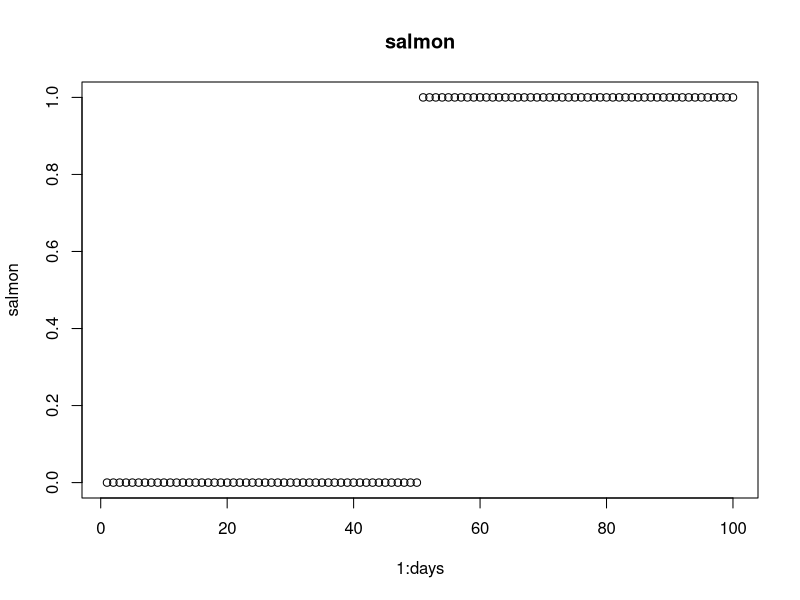
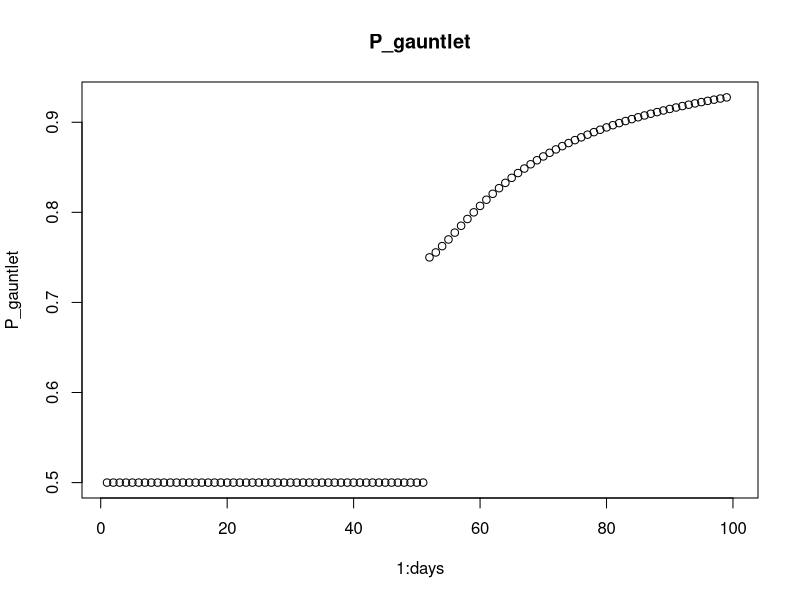
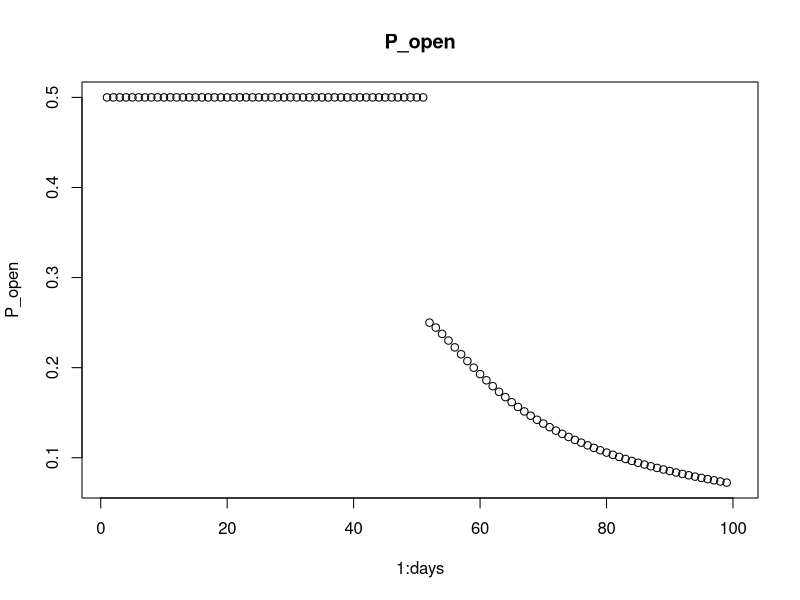
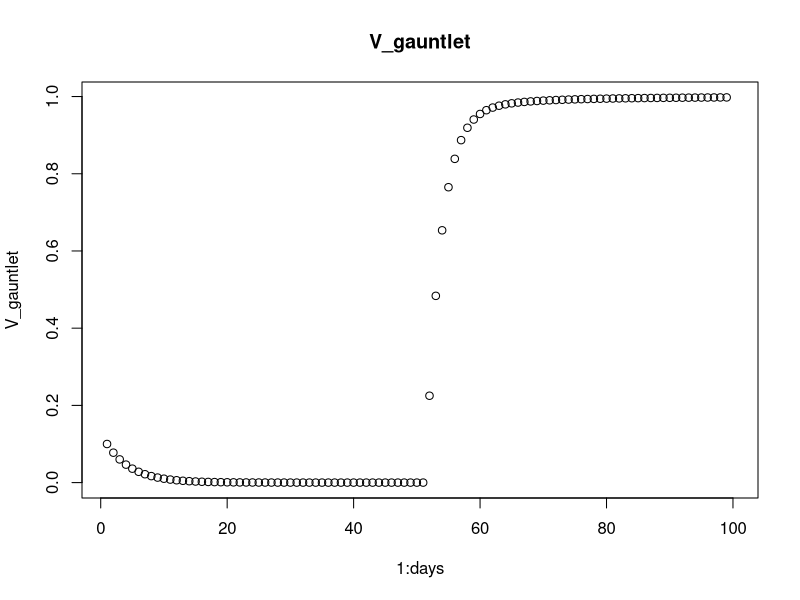
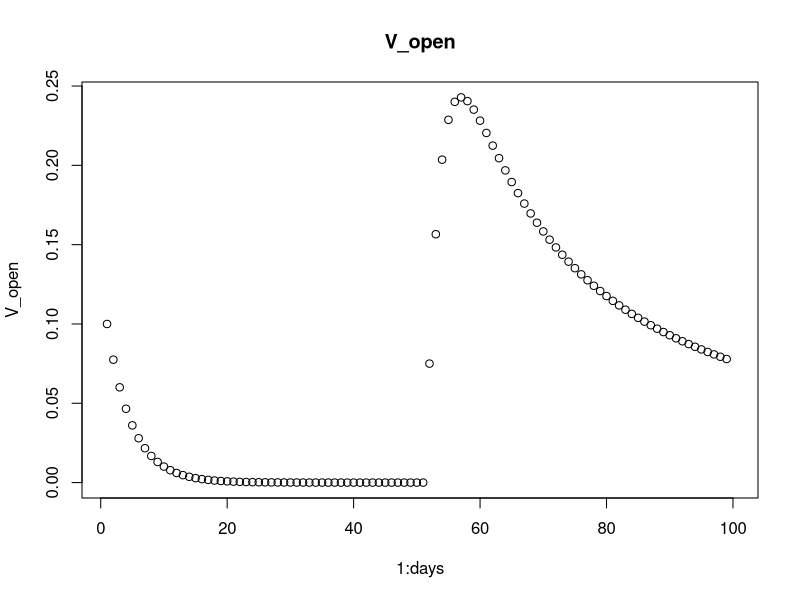
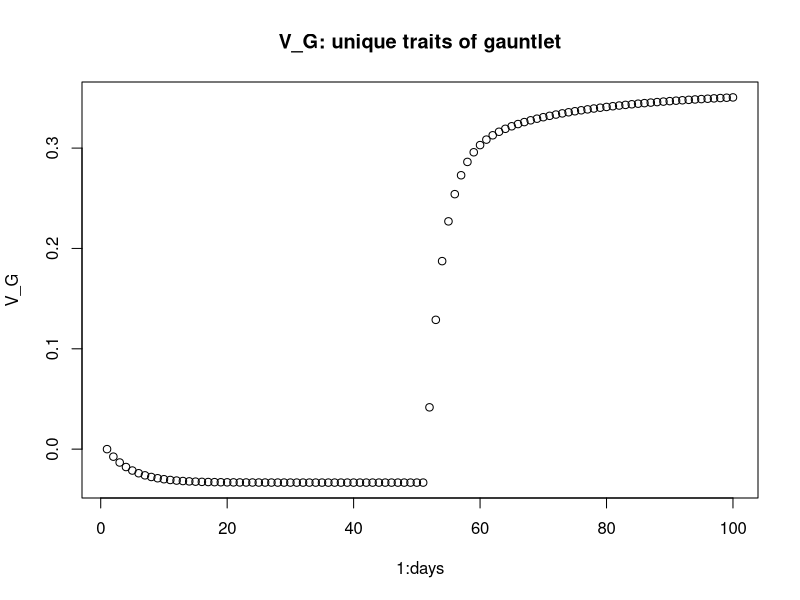
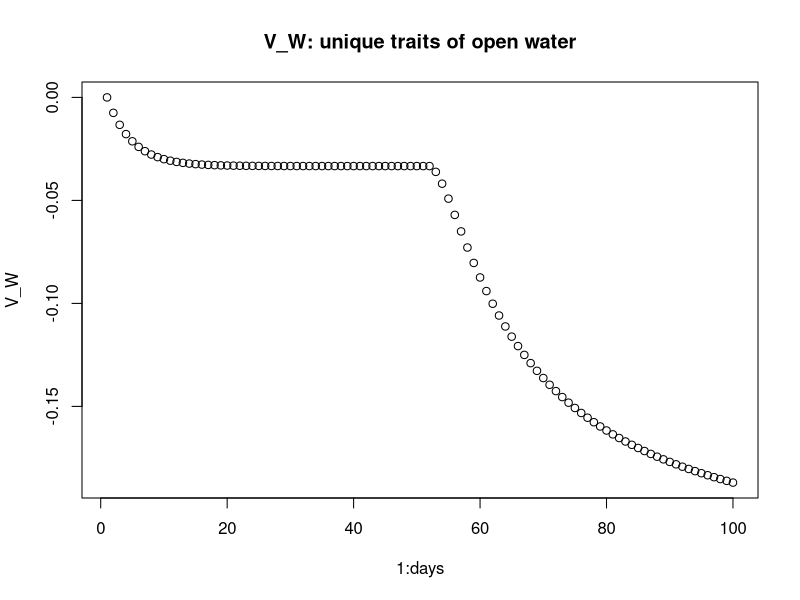
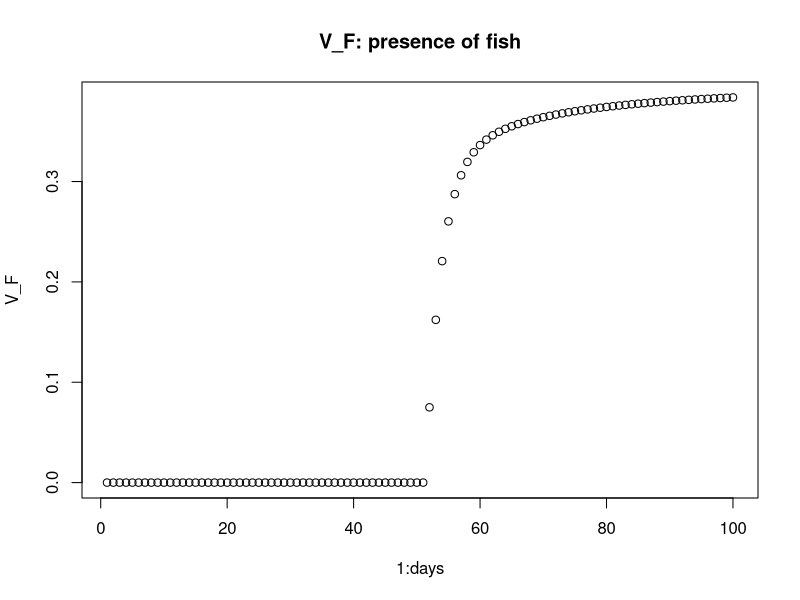

Write R code to recreate these figures, in order.
# Rescorla-Wagner via Miller and Shettleworth 2007, 2013
# December 2023

# parameters
days <- 100
salience <- 0.15 # seems to be standard for this model? Can think about later

# variables (for now matches example in the 2007 paper)
V_G <- array(dim = days) # geography of gauntlet
V_W <- array(dim = days) # geography of open water
V_F <- array(dim = days) # presence of salmon
V_B <- array(dim = days) # some element(s) in common between both

V_gauntlet <- array(dim = days)
V_open <- array(dim = days)

P_gauntlet <- array(dim = days)
P_open <- array(dim = days)

# stupid little salmon presence/absence by day
salmon <- array(dim = days, data = c(rep(0, days/2), rep(1, days/2)))

# start values
V_G[1] <- 0
V_W[1] <- 0
V_F[1] <- 0
V_B[1] <- 0.1

# loop
for(day in 1:(days-1)) {
  V_gauntlet[day] <- V_G[day] + V_F[day] + V_B[day]
  V_open[day] <- V_W[day] + V_B[day]
  P_gauntlet[day] <- V_gauntlet[day]/(V_gauntlet[day] + V_open[day])
  P_open[day] <- V_open[day]/(V_gauntlet[day] + V_open[day])
  
  
  if(salmon[day] == 0){ #V_F not presented so no change, neither location rewarded
    lambda_g <- 0
    lambda_o <- 0
    V_G[day+1] <- V_G[day] + salience * (lambda_g - (V_G[day] + V_B[day])) * P_gauntlet[day]
    V_W[day+1] <- V_W[day] + salience * (lambda_o - (V_W[day] + V_B[day])) * P_open[day]
    V_F[day+1] <- V_F[day]
    V_B[day+1] <- V_B[day] + 
      (salience * (lambda_o - (V_B[day] + V_W[day])) * P_open[day]) + 
      (salience * (lambda_g - (V_B[day] + V_G[day])) * P_gauntlet[day])
  } else {
    lambda_g <- 1
    lambda_o <- 0
    V_G[day+1] <- V_G[day] + salience * (lambda_g - (V_G[day] + V_F[day] + V_B[day])) * P_gauntlet[day]
    V_W[day+1] <- V_W[day] + salience * (lambda_o - (V_W[day] + V_B[day])) * P_open[day]
    V_F[day+1] <- V_F[day] + salience * (lambda_g - (V_G[day] + V_F[day] + V_B[day])) * P_gauntlet[day]
    V_B[day+1] <- V_B[day] + 
      (salience * (lambda_o - (V_B[day] + V_W[day])) * P_open[day]) + 
      (salience * (lambda_g - (V_B[day] + V_F[day] + V_G[day])) * P_gauntlet[day])
  }
  
}

plot(1:days, salmon, main = "salmon")
plot(1:days, P_gauntlet, main = "P_gauntlet")
plot(1:days, P_open, main = "P_open")
plot(1:days, V_gauntlet, main = "V_gauntlet")
plot(1:days, V_open, main = "V_open")
plot(1:days, V_G, main = "V_G: unique traits of gauntlet")
plot(1:days, V_W, main = "V_W: unique traits of open water")
plot(1:days, V_F, main = "V_F: presence of fish")
plot(1:days, V_B, main = "V_B: common trait")
